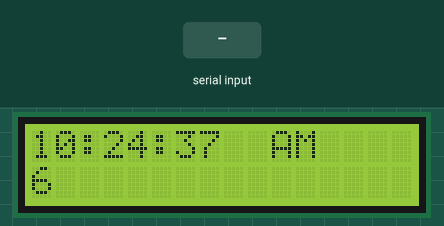
Recording of a sketch running on a simulated Arduino Uno, built with avr-gcc and run on an emulated ATmega328P. Shown: 16×2 character LCD. The inputs (shaded band) are chosen by the test bench. The local clock reads 2024-03-15 10:24:30 at power-on unless the sketch sets it; the modem accepts every AT command (registered, SIM ready, sends succeed) and sends nothing else; what the sketch prints to the serial monitor is not drawn.

Above: at 7.5 s.
At 15.6 s:
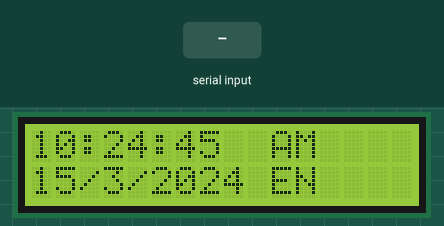
15.7 s: "+IPD," received over the second serial link
At 22.3 s:
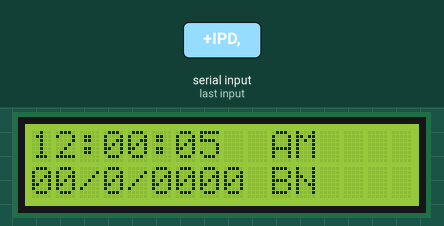
22.4 s: "+IPD," received over the second serial link
At 25.1 s:
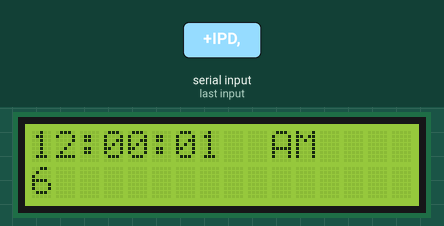
Timing chart, 0 to 26.6 s (numbered marks = the images above; inputs shaded):
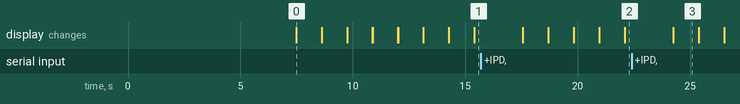

Measured:
- what the display in image 0 shows lasts 1.1 s, from 7.5 s to 8.6 s

The sketch:

micro_clock_debug.ino
```cpp
#include <virtuabotixRTC.h>
#include <LiquidCrystal.h>
#include <SoftwareSerial.h>

virtuabotixRTC myRTC(A0, A1, A2); //
LiquidCrystal lcd(11, 12, 7, 8, 9, 10); //
SoftwareSerial esp8266(2,3);  //rx, tx (Connections flipped while connecting to esp-01 module)

#define serialCommunicationSpeed 115200
#define time_out 1000
#define DEBUG 0

//time variables

uint8_t sync_time[6];

uint8_t tim_e[6];
uint8_t ampm; //0 if AM,1 if PM

uint8_t en_date[2];
uint8_t en_year[4];
uint8_t en_m; //month

uint8_t bn_date[2];
uint8_t bn_year[4];
uint8_t bn_m; //month

uint8_t week;

uint8_t count = 1;
uint8_t scroll = 1;

char sc = '"';
String rec_command;
String rec_data;
//String response = "";
uint8_t prev;

void setup()

{
  Serial.begin(serialCommunicationSpeed);
  esp8266.begin(serialCommunicationSpeed);
  lcd.begin(16, 2);

  Serial.println("Loading Previous RTC values...");
  load_rtc();
  delay(100);

  initwifi();
  delay(100);

}

void loop()
{
    Serial.println("Loading and Showing RTC Time...");
    load_rtc();

    Serial.print(tim_e[0]);Serial.print(tim_e[1]);Serial.print(":");Serial.print(tim_e[2]);Serial.print(tim_e[3]);Serial.print(":");Serial.print(tim_e[4]);Serial.print(tim_e[5]);Serial.print("  ");Serial.print(ampm);Serial.print("  ");Serial.print(week);Serial.println();
    Serial.print(en_date[0]);Serial.print(en_date[1]);Serial.print("/");Serial.print(en_m);Serial.print("/");Serial.print(en_year[0]);Serial.print(en_year[1]);Serial.print(en_year[2]);Serial.print(en_year[3]);Serial.print("  EN");Serial.println();
    Serial.print(bn_date[0]);Serial.print(bn_date[1]);Serial.print("/");Serial.print(bn_m);Serial.print("/");Serial.print(bn_year[0]);Serial.print(bn_year[1]);Serial.print(bn_year[2]);Serial.print(bn_year[3]);Serial.print("  BN");Serial.println();

    delay(100);
    show_time();

    if(scroll >= 0 && scroll < 5)
      show_week_day();
    if(scroll >= 5 && scroll < 10)
      show_eng_date();
    if(scroll >= 10 && scroll < 15)
      show_ban_date();

    if(count == 1)
    {
      get_time();
      set_time();
    }
    if(count == 2)
    {
      get_eng_date();
      set_eng_date();
    }
    if(count == 3)
    {
      get_ban_date();
      set_ban_date();
    }
    if(count == 4)
    {
      myRTC.updateTime();
      prev = myRTC.hours;
      count = count + 1;
    }
    if(count == 5)
    {
      Serial.println("Synced");
      //Serial.print(prev);Serial.print("  ");Serial.println(myRTC.hours);
      delay(750);
    }
    if((count == 5) && (abs(prev - myRTC.hours) >= 6))
    {
      count = 1;
    }

}

String sendData(String command, const int timeout, boolean debug)
{
    String response = "";
    //Serial.println("Sent to ESP: ");
    //Serial.print(command);
    esp8266.print(command);
    long int time = millis();
    while( (time+timeout) > millis())
    {
      while(esp8266.available())
      {
        char c = esp8266.read();
        response+=c;
      }
    }
    if(debug)
    {
      //Serial.println("Received from ESP: ");
      Serial.print(response);
    }
    return response;
}

void initwifi(void)
{
    Serial.println("Closing Previous Connection");
    delay(1);
    rec_command = "AT+CIPCLOSE";
    rec_command += "\r\n";
    rec_data = sendData(rec_command, 2000, 1);

    delay(100);
    Serial.println("Initiating WiFi Module, Connecting to Specified WiFi");
    delay(1);

    rec_command = "AT+RST";
    rec_command += "\r\n";
    sendData(rec_command, 1000, 0);

    rec_command = "AT+CWJAP=";
    rec_command += sc;
    rec_command += "alu wifi"; //SSID
    rec_command += sc;
    rec_command += ",";
    rec_command += sc;
    rec_command += "12345678"; //PASS
    rec_command += sc;
    rec_command += "\r\n";
    sendData(rec_command, 2000, 1);
    delay (1000);

    rec_command = "\r\n";
    sendData(rec_command, 1000, 1);

}

void get_time(void)
{
    Serial.println("Getting Online Time...");
    delay(1);

    rec_command = "AT+CIPSTART=";
    rec_command += sc;
    rec_command += "TCP";
    rec_command += sc;
    rec_command += ",";
    rec_command += sc;
    rec_command += "api.thingspeak.com";
    rec_command += sc;
    rec_command += ",80";
    rec_command += "\r\n";
    sendData(rec_command, 1, DEBUG);

    delay(1);

    rec_command = "AT+CIPSEND=90";
    rec_command += "\r\n";
    sendData(rec_command, 1, DEBUG);

    delay(1);

    rec_command = "GET /apps/thinghttp/send_request?api_key=Q1ZBWRBEXXO44K68";
    rec_command += "\r\n";
    rec_command += "Host:api.thingspeak.com";
    rec_command += "\r\n\r\n\r\n\r\n";
    rec_data = sendData(rec_command, 1000, DEBUG);

    delay(1);
}

void set_time(void)
{
  if(rec_data.indexOf("+IPD,53") > 0)
  {
    Serial.println("Error 53");
  }
  else if(rec_data.indexOf("+IPD,132") > 0)
  {
    Serial.println("Error 132");
  }
  else if(rec_data.indexOf("+IPD,") > 0)
    {
      Serial.println("Setting RTC Time");
      Serial.println(rec_data.substring(rec_data.indexOf("+IPD")));

      //Serial.println(rec_data.substring(rec_data.indexOf("+IPD")+20, rec_data.indexOf("+IPD")+32));

      //parsing the string
      rec_data = rec_data.substring(rec_data.indexOf("+IPD")+20, rec_data.indexOf("+IPD")+32);

      //Serial.println(rec_data.indexOf("M")); //10
      //Serial.println(rec_data.substring(rec_data.indexOf("M")-1, rec_data.indexOf("M")));

      if(rec_data.substring(rec_data.indexOf("M")-1, rec_data.indexOf("M")) == "P")
      {
        sync_time[0] = ((rec_data.substring(rec_data.indexOf("M")-10, rec_data.indexOf("M")-8).toInt())/10);
        sync_time[1] = ((rec_data.substring(rec_data.indexOf("M")-10, rec_data.indexOf("M")-8).toInt())%10);
        if(sync_time[0] != 1 && sync_time[1] != 2) // 12 PM Special Case
        {
          sync_time[0] = sync_time[0]+1;
          sync_time[1] = sync_time[1]+1;
        }
      }
      if(rec_data.substring(rec_data.indexOf("M")-1, rec_data.indexOf("M")) == "A")
      {
        sync_time[0] = ((rec_data.substring(rec_data.indexOf("M")-10, rec_data.indexOf("M")-8).toInt())/10);
        sync_time[1] = ((rec_data.substring(rec_data.indexOf("M")-10, rec_data.indexOf("M")-8).toInt())%10);
        if(sync_time[0] == 1 && sync_time[1] == 2) // 12 AM Special Case - 0 hrs in 24 hr format
        {
          sync_time[0] = 0;
          sync_time[1] = 0;
        }
      }

      sync_time[2] = (rec_data.substring(rec_data.indexOf("M")-7, rec_data.indexOf("M")-5).toInt())/10;
      sync_time[3] = (rec_data.substring(rec_data.indexOf("M")-7, rec_data.indexOf("M")-5).toInt())%10;

      sync_time[4] = (rec_data.substring(rec_data.indexOf("M")-4, rec_data.indexOf("M")-2).toInt())/10;
      sync_time[5] = (rec_data.substring(rec_data.indexOf("M")-4, rec_data.indexOf("M")-2).toInt())%10;

      myRTC.setDS1302Time((sync_time[4]*10) + sync_time[5], (sync_time[2]*10) + sync_time[3], (sync_time[0]*10) + sync_time[1], week, (en_date[0]*10)+en_date[1], en_m, (en_year[0]*1000)+(en_year[1]*100)+(en_year[2]*10)+en_year[3]);

      rec_data = "";
      count = count+1;
    }
}

void get_eng_date(void)
{
    Serial.println("Getting Online English Date...");
    delay(1);

    rec_command = "AT+CIPSTART=";
    rec_command += sc;
    rec_command += "TCP";
    rec_command += sc;
    rec_command += ",";
    rec_command += sc;
    rec_command += "api.thingspeak.com";
    rec_command += sc;
    rec_command += ",80";
    rec_command += "\r\n";
    sendData(rec_command, 1, DEBUG);

    delay(1);

    rec_command = "AT+CIPSEND=90";
    rec_command += "\r\n";
    sendData(rec_command, 1, DEBUG);

    delay(1);

    rec_command = "GET /apps/thinghttp/send_request?api_key=6EX7E9O58AOAB9DG";
    rec_command += "\r\n";
    rec_command += "Host:api.thingspeak.com";
    rec_command += "\r\n\r\n\r\n\r\n";
    rec_data = sendData(rec_command, 1000, DEBUG);

    delay(1);
}

void set_eng_date(void)
{
  if(rec_data.indexOf("+IPD,53") > 0)
  {
    Serial.println("Error 53");
  }
  else if(rec_data.indexOf("+IPD,132") > 0)
  {
    Serial.println("Error 132");
  }
  else if(rec_data.indexOf("+IPD,") > 0)
    {
      Serial.println("Setting RTC English Date");
      Serial.println(rec_data.substring(rec_data.indexOf("+IPD,")));

      //Serial.println(rec_data.substring(rec_data.indexOf(",")+9, rec_data.indexOf(",",rec_data.indexOf(",")+1)));

      //parsing the string

      int dat_e = (rec_data.substring(rec_data.lastIndexOf(",")-2, rec_data.lastIndexOf(","))).toInt();
      en_date[0] = dat_e/10;
      en_date[1] = dat_e%10;

      Serial.println(rec_data.substring(rec_data.indexOf(",",rec_data.indexOf(",")+1)+2, rec_data.lastIndexOf(",")-2));
      if((rec_data.substring(rec_data.indexOf(",",rec_data.indexOf(",")+1)+2, rec_data.lastIndexOf(",")-2)) == "January")
        en_m = 1;
      if((rec_data.substring(rec_data.indexOf(",",rec_data.indexOf(",")+1)+2, rec_data.lastIndexOf(",")-2)) == "February")
        en_m = 2;
      if((rec_data.substring(rec_data.indexOf(",",rec_data.indexOf(",")+1)+2, rec_data.lastIndexOf(",")-2)) == "March")
        en_m = 3;
      if((rec_data.substring(rec_data.indexOf(",",rec_data.indexOf(",")+1)+2, rec_data.lastIndexOf(",")-2)) == "April")
        en_m = 4;
      if((rec_data.substring(rec_data.indexOf(",",rec_data.indexOf(",")+1)+2, rec_data.lastIndexOf(",")-2)) == "May")
        en_m = 5;
      if((rec_data.substring(rec_data.indexOf(",",rec_data.indexOf(",")+1)+2, rec_data.lastIndexOf(",")-2)) == "June")
        en_m = 6;
      if((rec_data.substring(rec_data.indexOf(",",rec_data.indexOf(",")+1)+2, rec_data.lastIndexOf(",")-2)) == "July ")
        en_m = 7;
      if(((rec_data.substring(rec_data.indexOf(",",rec_data.indexOf(",")+1)+2, rec_data.lastIndexOf(",")-2)) == "August") || ((rec_data.substring(rec_data.indexOf(",",rec_data.indexOf(",")+1)+2, rec_data.lastIndexOf(",")-2)) == "August "))
        en_m = 8;
      if((rec_data.substring(rec_data.indexOf(",",rec_data.indexOf(",")+1)+2, rec_data.lastIndexOf(",")-2)) == "September")
        en_m = 9;
      if((rec_data.substring(rec_data.indexOf(",",rec_data.indexOf(",")+1)+2, rec_data.lastIndexOf(",")-2)) == "October")
        en_m = 10;
      if((rec_data.substring(rec_data.indexOf(",",rec_data.indexOf(",")+1)+2, rec_data.lastIndexOf(",")-2)) == "November")
        en_m = 11;
      if((rec_data.substring(rec_data.indexOf(",",rec_data.indexOf(",")+1)+2, rec_data.lastIndexOf(",")-2)) == "December")
        en_m = 12;

      int yea_r = (rec_data.substring(rec_data.lastIndexOf(",")+2, rec_data.lastIndexOf(",")+6)).toInt();
      en_year[0] = yea_r/1000;
      en_year[1] = (yea_r%1000)/100;
      en_year[2] = ((yea_r%1000)%100)/10;
      en_year[3] = ((yea_r%1000)%100)%10;

      //Serial.println(rec_data.substring(rec_data.indexOf(",")+9, rec_data.indexOf(",",rec_data.indexOf(",")+1)));
      if((rec_data.substring(rec_data.indexOf(",")+9, rec_data.indexOf(",",rec_data.indexOf(",")+1))) == "Saturday")
        week = 1;
      if((rec_data.substring(rec_data.indexOf(",")+9, rec_data.indexOf(",",rec_data.indexOf(",")+1))) == "Sunday")
        week = 2;
      if((rec_data.substring(rec_data.indexOf(",")+9, rec_data.indexOf(",",rec_data.indexOf(",")+1))) == "Monday")
        week = 3;
      if((rec_data.substring(rec_data.indexOf(",")+9, rec_data.indexOf(",",rec_data.indexOf(",")+1))) == "Tuesday")
        week = 4;
      if((rec_data.substring(rec_data.indexOf(",")+9, rec_data.indexOf(",",rec_data.indexOf(",")+1))) == "Wednesday")
        week = 5;
      if((rec_data.substring(rec_data.indexOf(",")+9, rec_data.indexOf(",",rec_data.indexOf(",")+1))) == "Thursday")
        week = 6;
      if((rec_data.substring(rec_data.indexOf(",")+9, rec_data.indexOf(",",rec_data.indexOf(",")+1))) == "Friday")
        week = 7;

      myRTC.setDS1302Time((sync_time[4]*10) + sync_time[5], (sync_time[2]*10) + sync_time[3], (sync_time[0]*10) + sync_time[1], week, (en_date[0]*10)+en_date[1], en_m, (en_year[0]*1000)+(en_year[1]*100)+(en_year[2]*10)+en_year[3]);

      rec_data = "";
      count = count+1;
    }
}

void get_ban_date(void)
{
    Serial.println("Getting Online Bangla Date...");
    delay(1);

    rec_command = "AT+CIPSTART=";
    rec_command += sc;
    rec_command += "TCP";
    rec_command += sc;
    rec_command += ",";
    rec_command += sc;
    rec_command += "api.thingspeak.com";
    rec_command += sc;
    rec_command += ",80";
    rec_command += "\r\n";
    sendData(rec_command, 1, DEBUG);

    delay(1);

    rec_command = "AT+CIPSEND=90";
    rec_command += "\r\n";
    sendData(rec_command, 1, DEBUG);

    delay(1);

    rec_command = "GET /apps/thinghttp/send_request?api_key=5MKIPC0USLFNP3UT";
    rec_command += "\r\n";
    rec_command += "Host:api.thingspeak.com";
    rec_command += "\r\n\r\n\r\n\r\n";
    rec_data = sendData(rec_command, 1000, DEBUG);

    delay(1);
}

void set_ban_date(void)
{
  if(rec_data.indexOf("+IPD,53") > 0)
  {
    Serial.println("Error 53");
  }
  else if(rec_data.indexOf("+IPD,132") > 0)
  {
    Serial.println("Error 132");
  }
  else if(rec_data.indexOf("+IPD,") > 0)
    {
      Serial.println("Setting Bangla Date");
      Serial.println(rec_data.substring(rec_data.indexOf("+IPD")));
      //parsing the string

      int dat_e = (rec_data.substring(rec_data.lastIndexOf("-")+1, rec_data.lastIndexOf("-")+4)).toInt();
      bn_date[0] = dat_e/10;
      bn_date[1] = dat_e%10;

      Serial.println(rec_data.substring(rec_data.indexOf(" ", rec_data.indexOf("-")+2)+1, rec_data.lastIndexOf(",")));
      if((rec_data.substring(rec_data.indexOf(" ", rec_data.indexOf("-")+2)+1, rec_data.lastIndexOf(","))) == "Baisakh")
        bn_m = 1;
      if((rec_data.substring(rec_data.indexOf(" ", rec_data.indexOf("-")+2)+1, rec_data.lastIndexOf(","))) == "Joishtho")
        bn_m = 2;
      if((rec_data.substring(rec_data.indexOf(" ", rec_data.indexOf("-")+2)+1, rec_data.lastIndexOf(","))) == "Asadha")
        bn_m = 3;
      if((rec_data.substring(rec_data.indexOf(" ", rec_data.indexOf("-")+2)+1, rec_data.lastIndexOf(","))) == "Srabon")
        bn_m = 4;
      if((rec_data.substring(rec_data.indexOf(" ", rec_data.indexOf("-")+2)+1, rec_data.lastIndexOf(","))) == "Bhadra")
        bn_m = 5;
      if((rec_data.substring(rec_data.indexOf(" ", rec_data.indexOf("-")+2)+1, rec_data.lastIndexOf(","))) == "Ashshin")
        bn_m = 6;
      if((rec_data.substring(rec_data.indexOf(" ", rec_data.indexOf("-")+2)+1, rec_data.lastIndexOf(","))) == "Kartik")
        bn_m = 7;
      if((rec_data.substring(rec_data.indexOf(" ", rec_data.indexOf("-")+2)+1, rec_data.lastIndexOf(","))) == "Ogrohayon")
        bn_m = 8;
      if((rec_data.substring(rec_data.indexOf(" ", rec_data.indexOf("-")+2)+1, rec_data.lastIndexOf(","))) == "Push")
        bn_m = 9;
      if((rec_data.substring(rec_data.indexOf(" ", rec_data.indexOf("-")+2)+1, rec_data.lastIndexOf(","))) == "Magh")
        bn_m = 10;
      if((rec_data.substring(rec_data.indexOf(" ", rec_data.indexOf("-")+2)+1, rec_data.lastIndexOf(","))) == "Falgun")
        bn_m = 11;
      if((rec_data.substring(rec_data.indexOf(" ", rec_data.indexOf("-")+2)+1, rec_data.lastIndexOf(","))) == "Choitro")
        bn_m = 12;

      int yea_r = (rec_data.substring(rec_data.lastIndexOf(",")+2, rec_data.lastIndexOf(",")+6)).toInt();
      bn_year[0] = yea_r/1000;
      bn_year[1] = (yea_r%1000)/100;
      bn_year[2] = ((yea_r%1000)%100)/10;
      bn_year[3] = ((yea_r%1000)%100)%10;

      rec_data = "";
      count = count+1;
    }
}

void load_rtc(void)
{
  myRTC.updateTime();
  //Serial.println(myRTC.hours);
  if(myRTC.hours >= 13)
  {
    tim_e[0] = (myRTC.hours-11)/10;
    tim_e[1] = (myRTC.hours-11)%10;
  }
  else if(myRTC.hours == 0)
  {
    tim_e[0] = 1;
    tim_e[1] = 2;
  }
  else
  {
    tim_e[0] = (myRTC.hours)/10;
    tim_e[1] = (myRTC.hours)%10;
  }

  tim_e[2] = myRTC.minutes/10;
  tim_e[3] = myRTC.minutes%10;

  tim_e[4] = myRTC.seconds/10;
  tim_e[5] = myRTC.seconds%10;

  if(myRTC.hours >= 12)
    ampm = 1; //0 if AM,1 if PM
  else
    ampm = 0; //0 if AM,1 if PM

  week = myRTC.dayofweek;

  en_date[0] = myRTC.dayofmonth/10;
  en_date[1] = myRTC.dayofmonth%10;

  en_m = myRTC.month;

  en_year[0] = myRTC.year/1000;
  en_year[1] = (myRTC.year%1000)/100;
  en_year[2] = ((myRTC.year%1000)%100)/10;
  en_year[3] = ((myRTC.year%1000)%100)%10;
}

void show_time(void)
{
  lcd.clear();
  lcd.setCursor(0, 0);
  lcd.print(tim_e[0]);
  lcd.print(tim_e[1]);
  lcd.print(":");
  lcd.print(tim_e[2]);
  lcd.print(tim_e[3]);
  lcd.print(":");
  lcd.print(tim_e[4]);
  lcd.print(tim_e[5]);
  lcd.print("  ");
  if(ampm == 1)
    lcd.print("PM");
  else
    lcd.print("AM");

  lcd.print(" ");

  delay(1);

  scroll = scroll+1;

  if(scroll >= 15)
  {
    scroll = 0;
  }
}
void show_week_day(void)
{
  lcd.setCursor(0, 1);
  lcd.print(week);
}
void show_eng_date(void)
{
  lcd.setCursor(0, 1);
  lcd.print(en_date[0]);
  lcd.print(en_date[1]);
  lcd.print("/");
  lcd.print(en_m);
  lcd.print("/");
  lcd.print(en_year[0]);
  lcd.print(en_year[1]);
  lcd.print(en_year[2]);
  lcd.print(en_year[3]);
  lcd.print(" ");
  lcd.print("EN");
}
void show_ban_date(void)
{
  lcd.setCursor(0, 1);
  lcd.print(bn_date[0]);
  lcd.print(bn_date[1]);
  lcd.print("/");
  lcd.print(bn_m);
  lcd.print("/");
  lcd.print(bn_year[0]);
  lcd.print(bn_year[1]);
  lcd.print(bn_year[2]);
  lcd.print(bn_year[3]);
  lcd.print(" ");
  lcd.print("BN");
}
```
